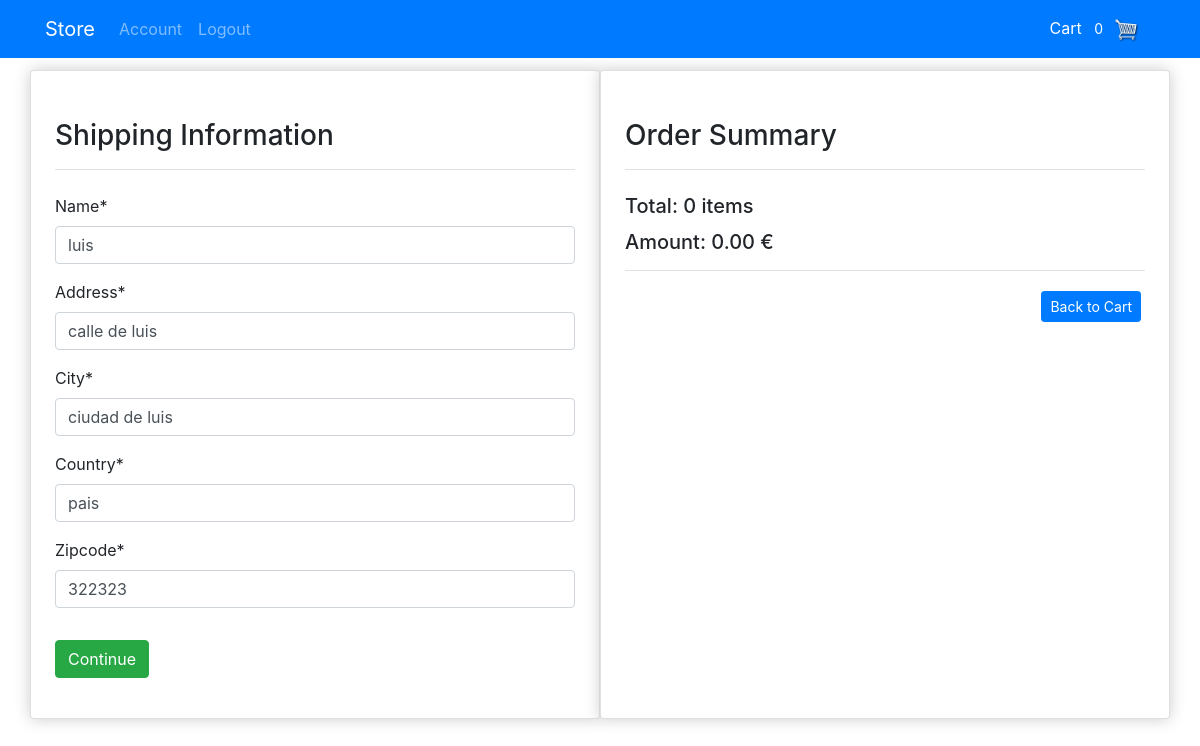
The app's page /checkout/ (signed in) with its own data.
### store/models.py (models this page shows, shortened)
class ShippingAddress(models.Model):
	customer = models.ForeignKey(Customer, on_delete=models.SET_NULL, null=True)
	order = models.ForeignKey(Order, on_delete=models.SET_NULL, null=True)
	name = models.CharField(max_length=200, null=False)
	address = models.CharField(max_length=200, null=False)
	city = models.CharField(max_length=200, null=False)
	country = models.CharField(max_length=200, null=False)
	zipcode = models.CharField(max_length=200, null=False)

### store/views.py (the view)
# urls.py: path('checkout/', views.checkout, name='checkout'),
def checkout(request):
    if request.user.is_authenticated:
        try:
            customer = Customer.objects.get(user=request.user)
            details = ShippingAddress.objects.filter(customer=customer).last()
            form = ShippingInfoForm(instance=details)
        except ObjectDoesNotExist:
            form = ShippingInfoForm()
    else:
        form = ShippingInfoForm()
    items = get_cart_items(request)
    amount = get_cart_amount(request)
    total = get_cart_total(request)
    context = {'form': form, 'items': items, 'amount': amount, 'total': total}
    return render(request, 'store/checkout.html', context)

### store/forms.py
class ShippingInfoForm(forms.ModelForm):
    class Meta:
        model = ShippingAddress
        fields = ['name', 'address', 'city', 'country', 'zipcode']

### store/utils.py (called while the page is built)
def get_cart(request):
    cart = None
    if 'cart' in (cookies := request.COOKIES):
        cart = json.loads(cookies['cart'])
    return cart

def get_cart_total(request):
    total = 0
    if (cart := get_cart(request)):
        for id in cart:
            total += cart[id]['quantity']
    return total

def get_cart_items(request):
    items = []
    if (cart := get_cart(request)):
        for id in cart:
            product = Product.objects.get(pk=id)
            item = {
                'id': product.id,
                'imageURL': product.imageURL,
                'name': product.name,
                'price': product.price,
                'quantity': cart[id]['quantity'],
                'total': product.price * cart[id]['quantity'],
            }
            items.append(item)
    return items

def get_cart_amount(request):
    amount = 0
    if (cart := get_cart(request)):
        for id in cart:
            product = Product.objects.get(pk=id)
            amount += product.price * cart[id]['quantity']
    return amount

### store/templates/store/checkout.html (shortened to what this page needs)
{% extends 'store/base.html' %}
{% load static %}
{% load crispy_forms_tags %}
{% block content %}
<div class="row">
  <div class="col-md-12">
    <div class="row">
      <div class="col-md-6 card p-4">
        <form id="shipping-form" method=”POST” >
          <fieldset class="form-group">
            <h3 class="border-bottom mb-4 pt-4 pb-3">Shipping Information</h3>
            {{ form|crispy }}
          </fieldset>
          <div class="form-group">
            <input class="btn btn-success" type="submit" value="Continue" />
          </div>
        </form>
      </div>
      <div class="col-md-6 card p-4">
        <h3 class="border-bottom mb-4 pt-4 pb-3">Order Summary</h3>
        <h5>Total: {{ total }} items</h5>
        <h5 class="border-bottom pt-1 pb-3">
          Amount: {{ amount|floatformat:2 }} €
        </h5>
        <div class="d-flex align-items-end flex-column mt-2">
          <a class="btn btn-primary btn-sm m-1" href="{% url 'cart' %}">Back to Cart</a>
        </div>
      </div>
    </div>
  </div>
</div>
{% endblock content %}

### store/static/store/css/styles.css (style rules this page uses)
body { padding-top: 70px; padding-bottom: 70px; }
.card { box-shadow:hsl(0, 0%, 80%) 0 0 16px; }

### records on screen
ShippingAddress: name "luis", address "calle de luis", city "ciudad de luis", country "pais", zipcode "322323"

### other values on screen
{{ total }} "0"
{{ amount|floatformat:2 }} "0.00"
